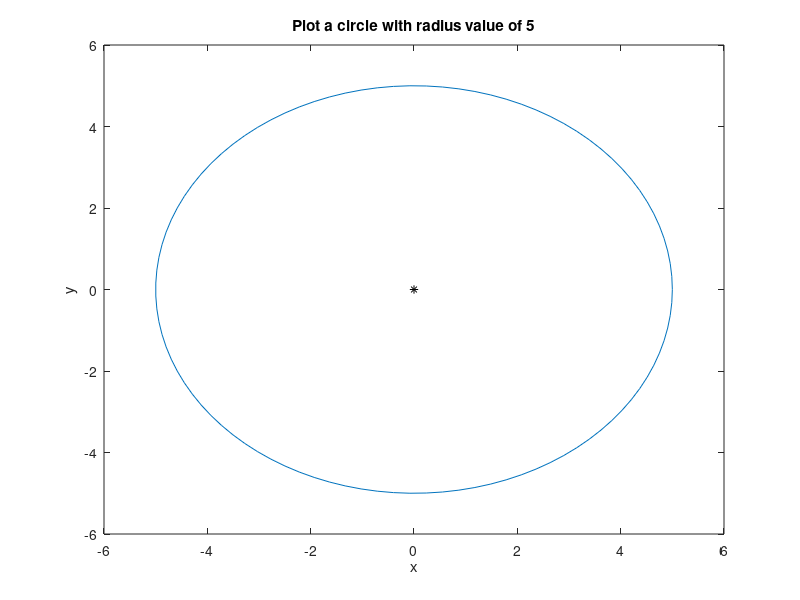

Source code (MATLAB):
clc
clear all
close all
%Circle
r=5;
theta=linspace(0,2*pi,100);
%linspace(initial value,final value, no of elements)
x=r*cos(theta);
y=r*sin(theta);
plot(x,y)
hold on,plot(0,0,'black*') %plot different commands in single plot
%axis('equal')
title('Plot a circle with radius value of 5')
ylabel('y')
xlabel('x')
%axis off
%grid on
%legend('boundary','centre')
